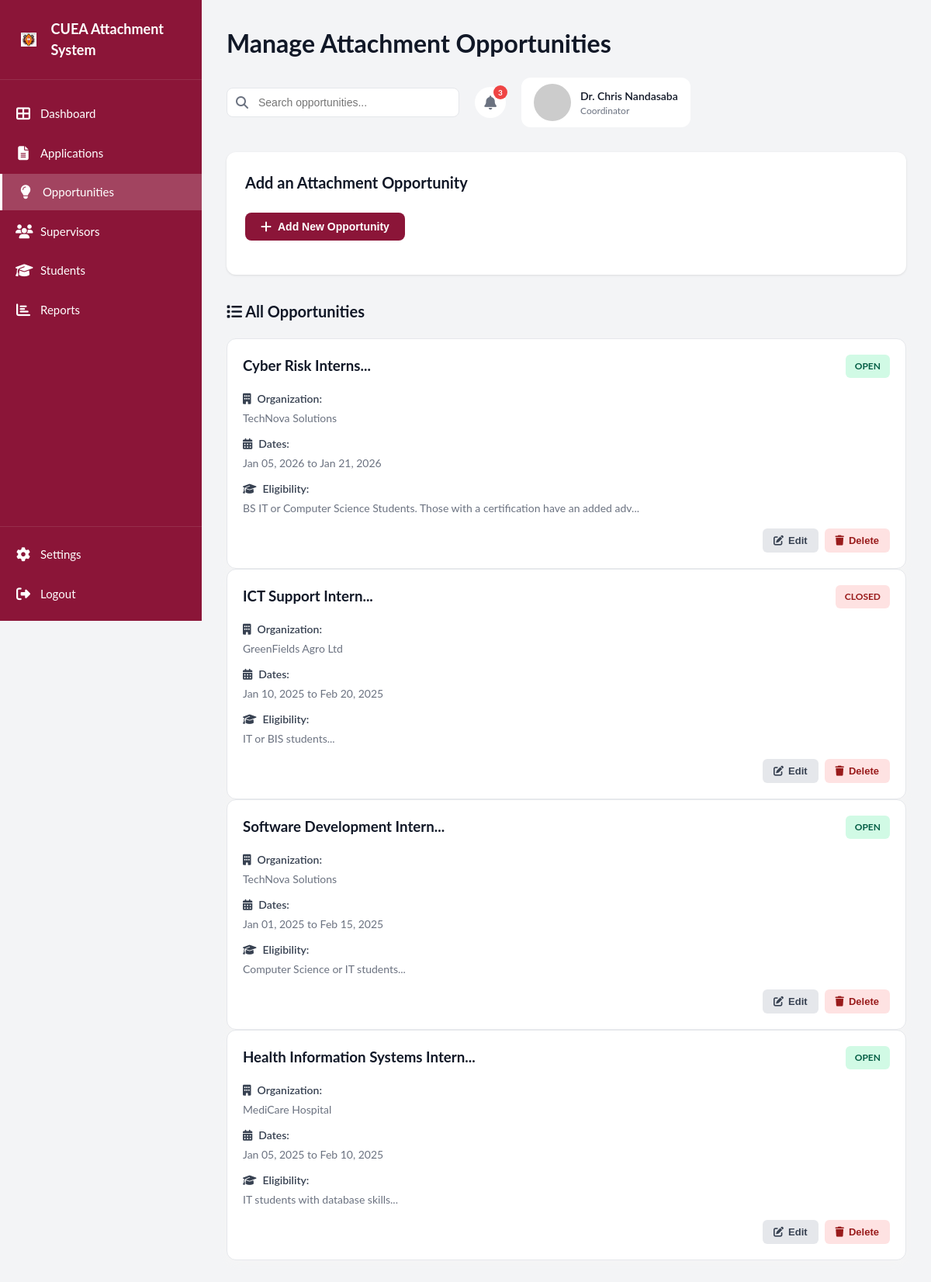
The page /Opportunities/admin-opportunities-management.php (signed in) on the database its author committed.
### tables this page shows
CREATE TABLE `attachmentopportunity` (
  `OpportunityID` int(11) NOT NULL,
  `HostOrgID` int(11) DEFAULT NULL,
  `Description` text DEFAULT NULL,
  `EligibilityCriteria` text DEFAULT NULL,
  `ApplicationStartDate` date DEFAULT NULL,
  `ApplicationEndDate` date DEFAULT NULL,
  `Status` varchar(20) DEFAULT NULL
);

CREATE TABLE `hostorganization` (
  `HostOrgID` int(11) NOT NULL,
  `UserID` int(11) DEFAULT NULL,
  `OrganizationName` varchar(150) NOT NULL,
  `ContactPerson` varchar(100) DEFAULT NULL,
  `Email` varchar(100) DEFAULT NULL,
  `PhoneNumber` varchar(20) DEFAULT NULL,
  `PhysicalAddress` varchar(200) DEFAULT NULL
);

### Opportunities/admin-opportunities-management.php (the view, shortened to what this page needs)
<?php
$conn = getDBConnection();
$oppStmt = $conn->prepare("
    SELECT
        ao.OpportunityID,
        ao.Description,
        ao.EligibilityCriteria,
        ao.ApplicationStartDate,
        ao.ApplicationEndDate,
        ao.Status,
        ho.OrganizationName
    FROM attachmentopportunity ao
    INNER JOIN hostorganization ho ON ao.HostOrgID = ho.HostOrgID
    ORDER BY ao.ApplicationEndDate DESC
");
$oppStmt->execute();
$opportunities = $oppStmt->get_result();
?>
<!DOCTYPE html>
<html lang="en">
<head>
    <link rel="stylesheet" href="../assets/css/theme.css">
    <link rel="stylesheet" href="../assets/css/global.css">
    <link rel="stylesheet" href="../Dashboards/Admin/admin-dashboard.css">
    <link rel="stylesheet" href="https://cdnjs.cloudflare.com/ajax/libs/font-awesome/6.4.0/css/all.min.css">
</head>
<body>
    <div class="sidebar">
        <div class="sidebar-header">
            <div class="logo">
                <img src="../assets/cuea-logo.png" height="20px" width="20px" alt="cuea university logo" srcset="">
            </div>
            <h1>CUEA Attachment System</h1>
        </div>
        <nav class="sidebar-nav">
            <a href="../Dashboards/Admin/admin-dashboard.php" class="nav-item">
                <i class="fas fa-th-large"></i>
                <span>Dashboard</span>
            </a>
            <a href="../Applications/admin-applications.php" class="nav-item">
                <i class="fas fa-file-alt"></i>
                <span>Applications</span>
            </a>
            <a href="admin-opportunities-management.php" class="nav-item active">
                <i class="fas fa-lightbulb"></i>
                <span>Opportunities</span>
            </a>
            <a href="../Supervisor/admin-supervisors.php" class="nav-item">
                <i class="fas fa-users"></i>
                <span>Supervisors</span>
            </a>
            <a href="../Students/admin-students.php" class="nav-item">
                <i class="fas fa-graduation-cap"></i>
                <span>Students</span>
            </a>
            <a href="../Reports/admin-reports.php" class="nav-item">
                <i class="fas fa-chart-bar"></i>
                <span>Reports</span>
            </a>
        </nav>
        <div class="sidebar-footer">
            <a href="#" class="nav-item">
                <i class="fas fa-cog"></i>
                <span>Settings</span>
            </a>
            <a href="../Login Pages/logout.php" class="nav-item">
                <i class="fas fa-sign-out-alt"></i>
                <span>Logout</span>
            </a>
        </div>
    </div>
    <div class="main-content">
        <header class="main-header">
            <h1 class="page-title">Manage Attachment Opportunities</h1>
            <div class="header-actions">
                <div class="search-box">
                    <i class="fas fa-search"></i>
                    <input type="text" placeholder="Search opportunities..." id="searchInput">
                </div>
                <div class="notification-icon">
                    <i class="fas fa-bell"></i>
                    <span class="notification-badge">3</span>
                </div>
                <div class="user-profile">
                    <img src="https://ui-avatars.com/api/?name=<?php echo urlencode($_SESSION['name'] ?? 'Admin'); ?>&background=8B1538&color=fff&size=128" alt="Profile" class="profile-img">
                    <div class="profile-info">
                        <div class="profile-name"><?php echo htmlspecialchars($_SESSION['name'] ?? 'Admin'); ?></div>
                        <div class="profile-role">Coordinator</div>
                    </div>
                </div>
            </div>
        </header>
        <div class="opportunities-list-section">
            <div class="section-header">
                <h2><i class="fas fa-list"></i> All Opportunities</h2>
            </div>
            <?php if ($opportunities->num_rows > 0): ?>
                <div class="opportunities-grid">
                    <?php while ($opp = $opportunities->fetch_assoc()): ?>
                        <div class="opportunity-card">
                            <div class="opportunity-header">
                                <h3><?php echo htmlspecialchars(substr($opp['Description'], 0, 100)); ?>...</h3>
                                <span class="status-badge status-<?php echo strtolower($opp['Status']); ?>">
                                    <?php echo htmlspecialchars($opp['Status']); ?>
                                </span>
                            </div>
                            <div class="opportunity-body">
                                <div class="opportunity-info">
                                    <p class="info-label"><i class="fas fa-building"></i> Organization:</p>
                                    <p class="info-value"><?php echo htmlspecialchars($opp['OrganizationName']); ?></p>
                                </div>
                                <div class="opportunity-info">
                                    <p class="info-label"><i class="fas fa-calendar-alt"></i> Dates:</p>
                                    <p class="info-value">
                                        <?php echo date('M d, Y', strtotime($opp['ApplicationStartDate'])); ?>
                                        to
                                        <?php echo date('M d, Y', strtotime($opp['ApplicationEndDate'])); ?>
                                    </p>
                                </div>
                                <div class="opportunity-info">
                                    <p class="info-label"><i class="fas fa-graduation-cap"></i> Eligibility:</p>
                                    <p class="info-value"><?php echo htmlspecialchars(substr($opp['EligibilityCriteria'], 0, 80)); ?>...</p>
                                </div>
                            </div>
                            <div class="opportunity-footer">
                                <button class="btn-small btn-edit" onclick="editOpportunity(<?php echo $opp['OpportunityID']; ?>)">
                                    <i class="fas fa-edit"></i> Edit
                                </button>
                                <button class="btn-small btn-delete" onclick="deleteOpportunity(<?php echo $opp['OpportunityID']; ?>)">
                                    <i class="fas fa-trash"></i> Delete
                                </button>
                            </div>
                        </div>
                    <?php endwhile; ?>
                </div>
            <?php endif; ?>
        </div>
    </div>
</body>
</html>

### assets/css/theme.css (style rules this page uses)
:root { --primary-color: #8B1538; --primary-dark: #6d1215; --primary-light: #a91e45; --secondary-color: #111827; --secondary-light: #374151; --accent-color: #f59e0b; --success-color: #10b981; --warning-color: #f59e0b; --danger-color: #ef4444; --info-color: #3b82f6; --bg-body: #f3f4f6; --bg-white: #ffffff; --bg-light: #f9fafb; --bg-card: #ffffff; --text-primary: #111827; --text-secondary: #6b7280; --text-light: #9ca3af; --text-white: #ffffff; --border-color: #e5e7eb; --border-light: #f3f4f6; --shadow-sm: 0 1px 2px 0 rgba(0, 0, 0, 0.05); --shadow-md: 0 4px 6px -1px rgba(0, 0, 0, 0.1), 0 2px 4px -1px rgba(0, 0, 0, 0.06); --shadow-lg: 0 10px 15px -3px rgba(0, 0, 0, 0.1), 0 4px 6px -2px rgba(0, 0, 0, 0.05); --font-family-base: "Lato", -apple-system, BlinkMacSystemFont, "Segoe UI", Roboto, "Helvetica Neue", Arial, sans-serif; --font-size-xs: 0.75rem; --font-size-sm: 0.875rem; --font-size-base: 1rem; --font-size-lg: 1.125rem; --font-size-xl: 1.25rem; --font-size-2xl: 1.5rem; --font-size-3xl: 1.875rem; --spacing-xs: 0.25rem; --spacing-sm: 0.5rem; --spacing-md: 1rem; --spacing-lg: 1.5rem; --spacing-xl: 2rem; --radius-sm: 0.25rem; --radius-md: 0.375rem; --radius-lg: 0.5rem; --radius-xl: 0.75rem; --radius-full: 9999px; }

### assets/css/global.css (style rules this page uses)
* { margin: 0; padding: 0; box-sizing: border-box; }
body { font-family: var(--font-family-base); background-color: var(--bg-body); color: var(--text-primary); line-height: 1.5; -webkit-font-smoothing: antialiased; }
a { color: var(--primary-color); text-decoration: none; transition: color 0.2s ease; }
img { max-width: 100%; height: auto; display: block; }
.btn { display: inline-flex; align-items: center; justify-content: center; padding: 0.75rem 1.5rem; border-radius: var(--radius-md); font-weight: 600; cursor: pointer; transition: all 0.2s ease; border: none; font-size: var(--font-size-base); gap: 0.5rem; }
.btn-primary { background-color: var(--primary-color); color: var(--text-white); }

### Opportunities/opportunities-flow.css (style rules this page uses)
.opportunities-section { background-color: white; border-radius: 12px; padding: 24px; box-shadow: 0 1px 3px rgba(0, 0, 0, 0.1); margin-bottom: 32px; }
.opportunities-section .section-header { margin-bottom: 24px; }
.opportunities-section .section-header h2 { font-size: 20px; font-weight: 700; color: #111827; }
.btn { padding: 10px 20px; border: none; border-radius: 8px; font-size: 14px; font-weight: 600; cursor: pointer; display: flex; align-items: center; gap: 8px; transition: all 0.2s ease; }
.btn-small { padding: 10px 20px; border: none; border-radius: 8px; font-size: 14px; font-weight: 600; cursor: pointer; gap: 8px; transition: all 0.2s ease; }
.btn-primary { background-color: #8B1538; color: white; }
.btn i { font-size: 16px; justify-content: space-between; align-items: flex-start; }
.opportunity-card { display: flex; flex-direction: column; gap: 16px; background-color: white; box-shadow: 0 4px 12px whitesmoke; border-radius: 12px; padding: 20px; border: 1px solid #e5e7eb; }
.opportunity-header { display: flex; justify-content: space-between; align-items: flex-start; gap: 12px; }
.status-badge { padding: 6px 12px; border-radius: 6px; font-size: 12px; font-weight: 700; text-transform: uppercase; }
.status-open { background-color: #d1fae5; color: #065f46; }
.status-closed { background-color: #fee2e2; color: #991b1b; }
.opportunity-body { display: flex; flex-direction: column; gap: 12px; }
.opportunity-info { display: flex; flex-direction: column; gap: 4px; font-size: 14px; }
.info-label { font-weight: 600; color: #374151; display: flex; align-items: center; gap: 8px; }
.info-value { color: #6b7280; }
.opportunity-footer { display: flex; justify-content: flex-end; gap: 8px; margin-top: auto; }
.btn-small { display: flex; align-items: center; gap: 6px; padding: 8px 14px; font-size: 13px; border-radius: 6px; }
.btn-edit { background-color: #e5e7eb; color: #374151; }
.btn-delete { background-color: #fee2e2; color: #991b1b; }

### rows shown on the page
attachmentopportunity: Description "Cyber Risk Interns", Status "OPEN", HostOrgID.OrganizationName "TechNova Solutions", ApplicationStartDate "Jan 05, 2026", ApplicationEndDate "Jan 21, 2026", EligibilityCriteria "BS IT or Computer Science Students. Those with a certification have an added adv"
attachmentopportunity: Description "ICT Support Intern", Status "CLOSED", HostOrgID.OrganizationName "GreenFields Agro Ltd", ApplicationStartDate "Jan 10, 2025", ApplicationEndDate "Feb 20, 2025", EligibilityCriteria "IT or BIS students"
attachmentopportunity: Description "Software Development Intern", Status "OPEN", HostOrgID.OrganizationName "TechNova Solutions", ApplicationStartDate "Jan 01, 2025", ApplicationEndDate "Feb 15, 2025", EligibilityCriteria "Computer Science or IT students"
attachmentopportunity: Description "Health Information Systems Intern", Status "OPEN", HostOrgID.OrganizationName "MediCare Hospital", ApplicationStartDate "Jan 05, 2025", ApplicationEndDate "Feb 10, 2025", EligibilityCriteria "IT students with database skills"

### other values the page prints
$_SESSION['name'] "Dr. Chris Nandasaba"
